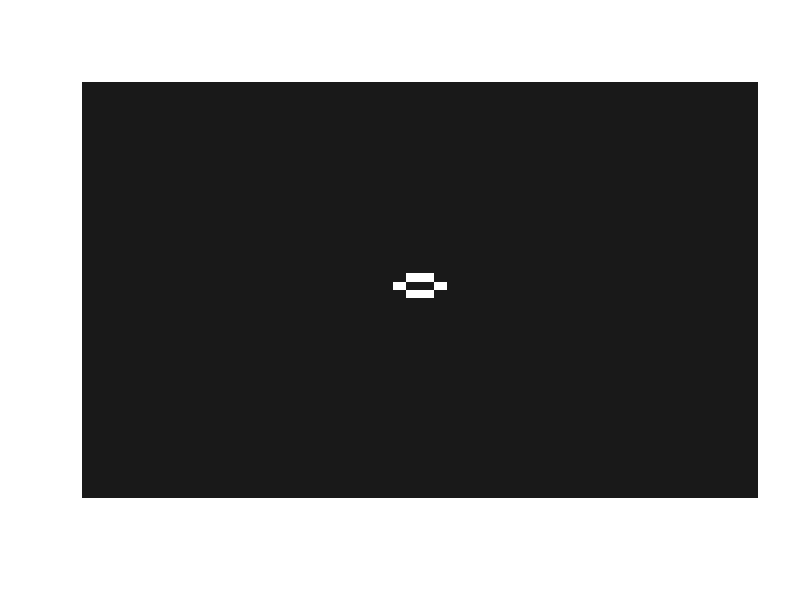

Here is the R script that generated this plot:
#setwd("...")
library(caTools)
N= 50
T<-7
CS<-array(rep(0,(N*N*T)), dim = c(N, N, T))
n0 = (N^2)/8
i0x<-sample(N, n0, replace=TRUE)
i0y<-sample(N, n0, replace=TRUE)

# for(i in 1:n0){
#   CS[i0x[i], i0y[i], 1]<-1
# }
mid<-floor(N/2)
CS[mid,mid,1]<-1
CS[mid+1,mid,1]<-1
CS[mid,mid+1,1]<-1
CS[mid,mid+2,1]<-1
t<-1

rotate <- function(x){
  t(apply(x, 2, rev))
}

neighbourhood<-function(M,x,y){
  #all middle cells
  if(x>1 && x<ncol(M) && y>1 && y<nrow(M)){
    neighbours<-c(M[x-1,y+1],M[x,y+1], M[x+1,y+1], M[x-1,y],M[x+1,y],M[x-1,y-1],M[x,y-1],M[x+1,y-1]) 
  }
  
  #corners
  if(x==1 && y==1){
    neighbours<-c(M[1,2], M[2,1], M[2,2])
  }  
  if(x==nrow(M) && y==ncol(M)){
    neighbours<-c(M[x-1, y], M[x, y-1], M[x-1, y-1])
  }
  if(x==nrow(M) && y==1){
    neighbours<-c(M[x-1, y], M[x, y+1], M[x-1,y+1])
  }
  if(x==1 && y==ncol(M)){
    neighbours<-c(M[x, y-1], M[x+1, y], M[x+1, y-1])
  }
  
  #1st row
  if(x==1 && y!=1 && y!=ncol(M)){
    neighbours<-c(M[x, y-1], M[x, y+1], M[x+1, y+1], M[x+1, y], M[x+1, y+1])
  }
  
  #last row
  if(x==nrow(M) && y!=1 && y!=ncol(M)){
    neighbours<-c(M[x-1, y-1], M[x-1, y], M[x-1, y+1], M[x,y-1], M[x, y+1])
  }
  
  #1st column
  if(y==1 && x!=1 && x!=nrow(M)){
    neighbours<-c(M[x-1, y], M[x-1, y+1], M[x, y+1], M[x+1, y], M[x+1, y+1])
  }
  
  #last column
  if(y==ncol(M) && x!=1 && x!=nrow(M)){
    neighbours<-c(M[x-1, y], M[x+1, y], M[x, y-1], M[x-1, y-1], M[x+1, y-1])
  }
  return(neighbours)
}

while(t<(T)){
  for(i in 1:nrow(CS[,,t])){
    for(j in 1:ncol(CS[,,t])){
      neighbours<-neighbourhood(as.matrix(CS[,,t]),i,j)
      no_neigh_alive<-length(which(neighbours==1))
      no_neigh_dead<-length(which(neighbours==0))
      
      #alive cell
      if(CS[i,j,t]==1){
        if(no_neigh_alive<2){
          CS[i,j,t+1]<-0
        }
        if(no_neigh_alive==2 || no_neigh_alive==3){
          CS[i,j,t+1]<-1
        }
        if(no_neigh_alive>3){
          CS[i,j,t+1]<-0
        }
      }
      
      #dead cell
      if(no_neigh_alive==3){
        CS[i,j,t+1]<-1
      }
  
    }
  }
  t<-t+1
}

image(rotate(CS[,,t]), axes=FALSE, col=gray.colors(2, 0.1, 1))

#write.gif(CS, 'GoL.gif',delay=50, col=gray.colors(2, 1, 0.1))
